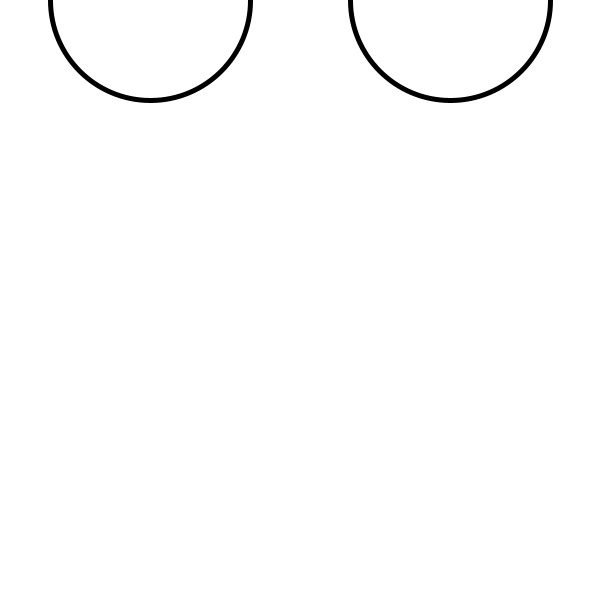
Frame 1 (no input)
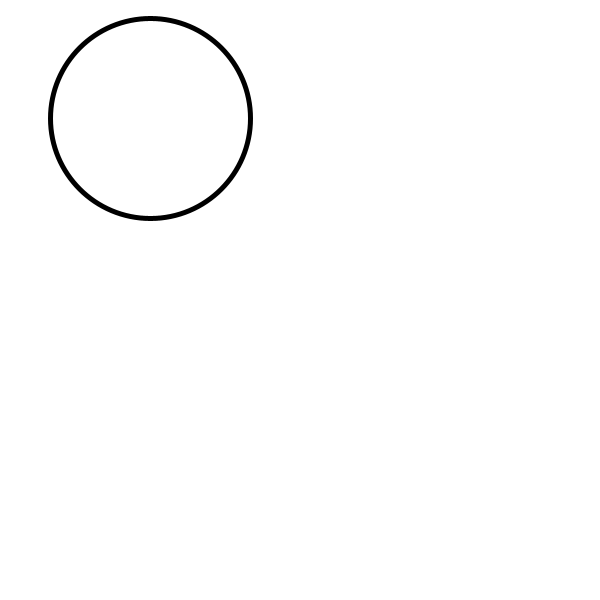
Frame 60 (the mouse pressed at the canvas centre just before this capture)
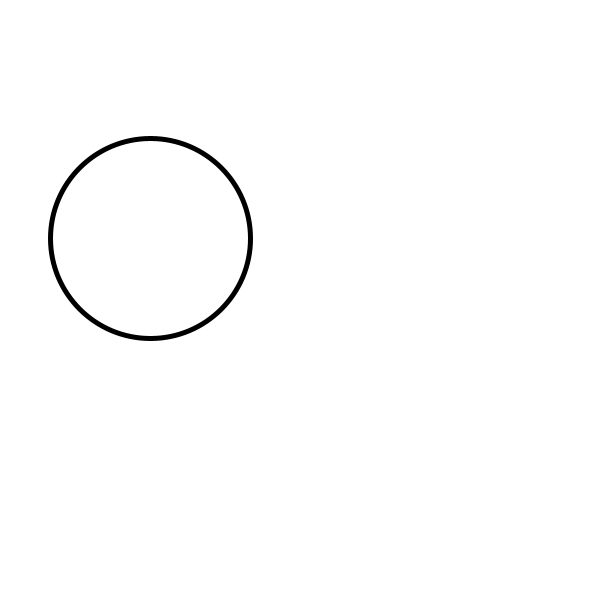
Frame 120 (the mouse held since frame 60 and released just before this capture)

The Processing sketch that drew these frames (run headless with seeded random() and noise(); from frame 60 on, the mouse is pressed at the canvas centre):

// Processing sketch: two_balls
// ── two_balls.pde
int x;
int y;

void setup() {
  size(600,600);
  x = 0;
  strokeWeight(5);
}

void draw() {
  background(255);
  ellipse(150,x,200,200);
  ellipse(450,y,200,200);
  x = x + 2;
  y = y-2;
  if (x > 700) {
    x = -100;
    y = 700;
  }
}
